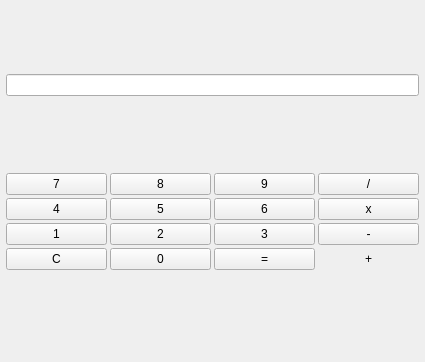
<?xml version="1.0" encoding="UTF-8"?>
<ui version="4.0">
 <class>MainWindow</class>
 <widget class="QMainWindow" name="MainWindow">
  <property name="geometry">
   <rect>
    <x>0</x>
    <y>0</y>
    <width>425</width>
    <height>362</height>
   </rect>
  </property>
  <property name="maximumSize">
   <size>
    <width>425</width>
    <height>500</height>
   </size>
  </property>
  <property name="baseSize">
   <size>
    <width>500</width>
    <height>500</height>
   </size>
  </property>
  <property name="windowTitle">
   <string>Calculadora</string>
  </property>
  <property name="windowIcon">
   <iconset resource="resource.qrc">
    <normaloff>:/newPrefix/Cal.ico</normaloff>:/newPrefix/Cal.ico</iconset>
  </property>
  <property name="windowOpacity">
   <double>0.990000000000000</double>
  </property>
  <property name="toolTip">
   <string/>
  </property>
  <property name="styleSheet">
   <string notr="true">@import url('https://fonts.googleapis.com/css2?family=Roboto:wght@300;500;600&amp;display=swap');
*{
  padding: 0;
  margin: 0%;
  outline:  none;/*tirar celesao dquando ao o click*/
  font-family: 'Roboto',sans-serif;
  font-size: 18px;
  font-weight: 500;
background-color: rgb(37, 4, 68);
}

QPushButton{
	background-color: rgb(185, 185, 185);
	border-radius: 3px;
	border: none;
	 width: 100px;
  height: 50px;

}
QPushButton#Buttonigu{
 background-color: rgb(59, 56, 230);
}
QPushButton#Buttonigu:hover{
	background-color: rgb(35, 34, 138);
}
QPushButton#Buttoncle{
 border-bottom-left-radius: 35px;  
background-color: rgb(194, 49, 12);
}
QPushButton#Buttoncle:hover{
	background-color:  rgb(180, 40, 10);
}
QPushButton:hover{
background-color: rgb(140, 140, 140);
}
QPushButton:pressed, QPushButton#Buttoncle:pressed, QPushButton#Buttonigu:pressed{
	background-color: rgba(140, 140, 140,50);
}
QLineEdit{
width: calc(100% - 4px);
height: 40%;
background-color: rgb(245, 245, 245);
border-radius: 3px;
border: none;
  margin-top: 15%;
}</string>
  </property>
  <property name="animated">
   <bool>true</bool>
  </property>
  <widget class="QWidget" name="centralwidget">
   <layout class="QHBoxLayout" name="horizontalLayout">
    <property name="spacing">
     <number>0</number>
    </property>
    <property name="leftMargin">
     <number>6</number>
    </property>
    <property name="topMargin">
     <number>0</number>
    </property>
    <property name="rightMargin">
     <number>6</number>
    </property>
    <property name="bottomMargin">
     <number>6</number>
    </property>
    <item>
     <layout class="QVBoxLayout" name="verticalLayout">
      <property name="spacing">
       <number>0</number>
      </property>
      <item>
       <widget class="QLineEdit" name="lineEdit"/>
      </item>
      <item>
       <layout class="QGridLayout" name="gridLayout_2">
        <property name="topMargin">
         <number>3</number>
        </property>
        <property name="bottomMargin">
         <number>10</number>
        </property>
        <property name="spacing">
         <number>3</number>
        </property>
        <item row="3" column="3">
         <widget class="QPushButton" name="Buttonmas">
          <property name="cursor">
           <cursorShape>PointingHandCursor</cursorShape>
          </property>
          <property name="styleSheet">
           <string notr="true">*{
 border-bottom-right-radius: 35px; 
}</string>
          </property>
          <property name="text">
           <string>+</string>
          </property>
         </widget>
        </item>
        <item row="1" column="3">
         <widget class="QPushButton" name="Buttonmul">
          <property name="cursor">
           <cursorShape>PointingHandCursor</cursorShape>
          </property>
          <property name="text">
           <string>x</string>
          </property>
         </widget>
        </item>
        <item row="2" column="0">
         <widget class="QPushButton" name="Button1">
          <property name="cursor">
           <cursorShape>PointingHandCursor</cursorShape>
          </property>
          <property name="text">
           <string>1</string>
          </property>
         </widget>
        </item>
        <item row="1" column="0">
         <widget class="QPushButton" name="Button4">
          <property name="cursor">
           <cursorShape>PointingHandCursor</cursorShape>
          </property>
          <property name="text">
           <string>4</string>
          </property>
         </widget>
        </item>
        <item row="0" column="2">
         <widget class="QPushButton" name="Button9">
          <property name="cursor">
           <cursorShape>PointingHandCursor</cursorShape>
          </property>
          <property name="text">
           <string>9</string>
          </property>
         </widget>
        </item>
        <item row="0" column="3">
         <widget class="QPushButton" name="Buttondiv">
          <property name="cursor">
           <cursorShape>PointingHandCursor</cursorShape>
          </property>
          <property name="text">
           <string>/</string>
          </property>
         </widget>
        </item>
        <item row="2" column="2">
         <widget class="QPushButton" name="Button3">
          <property name="cursor">
           <cursorShape>PointingHandCursor</cursorShape>
          </property>
          <property name="text">
           <string>3</string>
          </property>
         </widget>
        </item>
        <item row="0" column="0">
         <widget class="QPushButton" name="Button7">
          <property name="cursor">
           <cursorShape>PointingHandCursor</cursorShape>
          </property>
          <property name="text">
           <string>7</string>
          </property>
         </widget>
        </item>
        <item row="1" column="2">
         <widget class="QPushButton" name="Button6">
          <property name="cursor">
           <cursorShape>PointingHandCursor</cursorShape>
          </property>
          <property name="text">
           <string>6</string>
          </property>
         </widget>
        </item>
        <item row="0" column="1">
         <widget class="QPushButton" name="Button8">
          <property name="cursor">
           <cursorShape>PointingHandCursor</cursorShape>
          </property>
          <property name="text">
           <string>8</string>
          </property>
         </widget>
        </item>
        <item row="3" column="0">
         <widget class="QPushButton" name="Buttoncle">
          <property name="cursor">
           <cursorShape>PointingHandCursor</cursorShape>
          </property>
          <property name="styleSheet">
           <string notr="true"/>
          </property>
          <property name="text">
           <string>C</string>
          </property>
         </widget>
        </item>
        <item row="1" column="1">
         <widget class="QPushButton" name="Button5">
          <property name="cursor">
           <cursorShape>PointingHandCursor</cursorShape>
          </property>
          <property name="text">
           <string>5</string>
          </property>
         </widget>
        </item>
        <item row="2" column="3">
         <widget class="QPushButton" name="Buttonmen">
          <property name="cursor">
           <cursorShape>PointingHandCursor</cursorShape>
          </property>
          <property name="text">
           <string>-</string>
          </property>
         </widget>
        </item>
        <item row="3" column="1">
         <widget class="QPushButton" name="Button0">
          <property name="cursor">
           <cursorShape>PointingHandCursor</cursorShape>
          </property>
          <property name="text">
           <string>0</string>
          </property>
         </widget>
        </item>
        <item row="2" column="1">
         <widget class="QPushButton" name="Button2">
          <property name="cursor">
           <cursorShape>PointingHandCursor</cursorShape>
          </property>
          <property name="text">
           <string>2</string>
          </property>
         </widget>
        </item>
        <item row="3" column="2">
         <widget class="QPushButton" name="Buttonigu">
          <property name="cursor">
           <cursorShape>PointingHandCursor</cursorShape>
          </property>
          <property name="styleSheet">
           <string notr="true"/>
          </property>
          <property name="text">
           <string>=</string>
          </property>
         </widget>
        </item>
       </layout>
      </item>
     </layout>
    </item>
   </layout>
  </widget>
 </widget>
 <tabstops>
  <tabstop>Buttoncle</tabstop>
  <tabstop>Button0</tabstop>
  <tabstop>Buttonigu</tabstop>
  <tabstop>Buttonmas</tabstop>
  <tabstop>Button1</tabstop>
  <tabstop>Button2</tabstop>
  <tabstop>Button3</tabstop>
  <tabstop>Buttonmen</tabstop>
  <tabstop>Button4</tabstop>
  <tabstop>Button5</tabstop>
  <tabstop>Button6</tabstop>
  <tabstop>Buttonmul</tabstop>
  <tabstop>Button7</tabstop>
  <tabstop>Button8</tabstop>
  <tabstop>Button9</tabstop>
  <tabstop>Buttondiv</tabstop>
  <tabstop>lineEdit</tabstop>
 </tabstops>
 <resources>
  <include location="resource.qrc"/>
 </resources>
 <connections>
  <connection>
   <sender>Buttoncle</sender>
   <signal>clicked(bool)</signal>
   <receiver>lineEdit</receiver>
   <slot>clear()</slot>
   <hints>
    <hint type="sourcelabel">
     <x>66</x>
     <y>227</y>
    </hint>
    <hint type="destinationlabel">
     <x>138</x>
     <y>33</y>
    </hint>
   </hints>
  </connection>
 </connections>
</ui>
